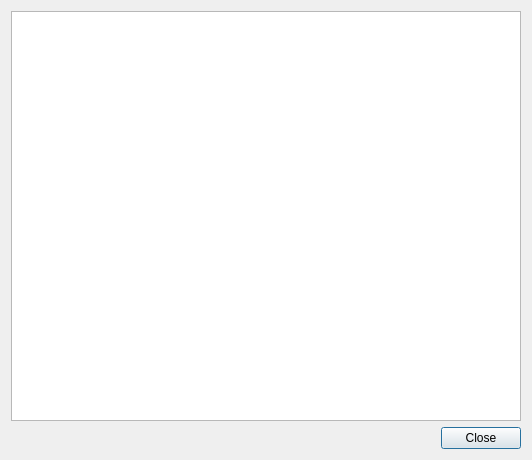
<?xml version="1.0" encoding="UTF-8"?>
<ui version="4.0">
 <class>ShowBooksDialog</class>
 <widget class="QDialog" name="ShowBooksDialog">
  <property name="geometry">
   <rect>
    <x>0</x>
    <y>0</y>
    <width>532</width>
    <height>460</height>
   </rect>
  </property>
  <property name="windowTitle">
   <string>Dialog</string>
  </property>
  <layout class="QVBoxLayout" name="verticalLayout">
   <item>
    <widget class="QListWidget" name="booksList"/>
   </item>
   <item>
    <widget class="QDialogButtonBox" name="buttonBox">
     <property name="orientation">
      <enum>Qt::Horizontal</enum>
     </property>
     <property name="standardButtons">
      <set>QDialogButtonBox::Close</set>
     </property>
    </widget>
   </item>
  </layout>
 </widget>
 <resources/>
 <connections>
  <connection>
   <sender>buttonBox</sender>
   <signal>accepted()</signal>
   <receiver>ShowBooksDialog</receiver>
   <slot>accept()</slot>
   <hints>
    <hint type="sourcelabel">
     <x>248</x>
     <y>254</y>
    </hint>
    <hint type="destinationlabel">
     <x>157</x>
     <y>274</y>
    </hint>
   </hints>
  </connection>
  <connection>
   <sender>buttonBox</sender>
   <signal>rejected()</signal>
   <receiver>ShowBooksDialog</receiver>
   <slot>reject()</slot>
   <hints>
    <hint type="sourcelabel">
     <x>316</x>
     <y>260</y>
    </hint>
    <hint type="destinationlabel">
     <x>286</x>
     <y>274</y>
    </hint>
   </hints>
  </connection>
 </connections>
</ui>
